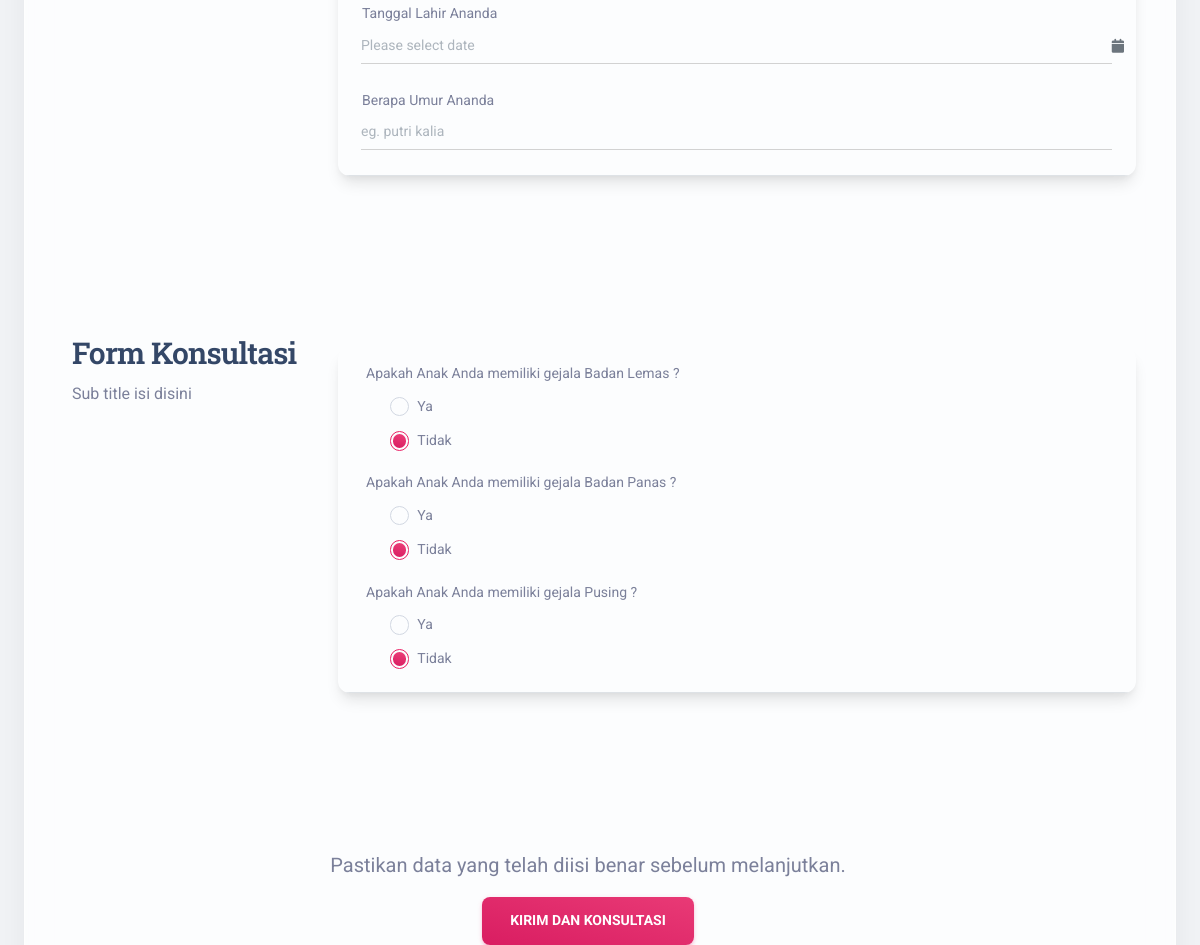
/pages/konsultasi.php (middle part), run on an earlier commit of the app's database.
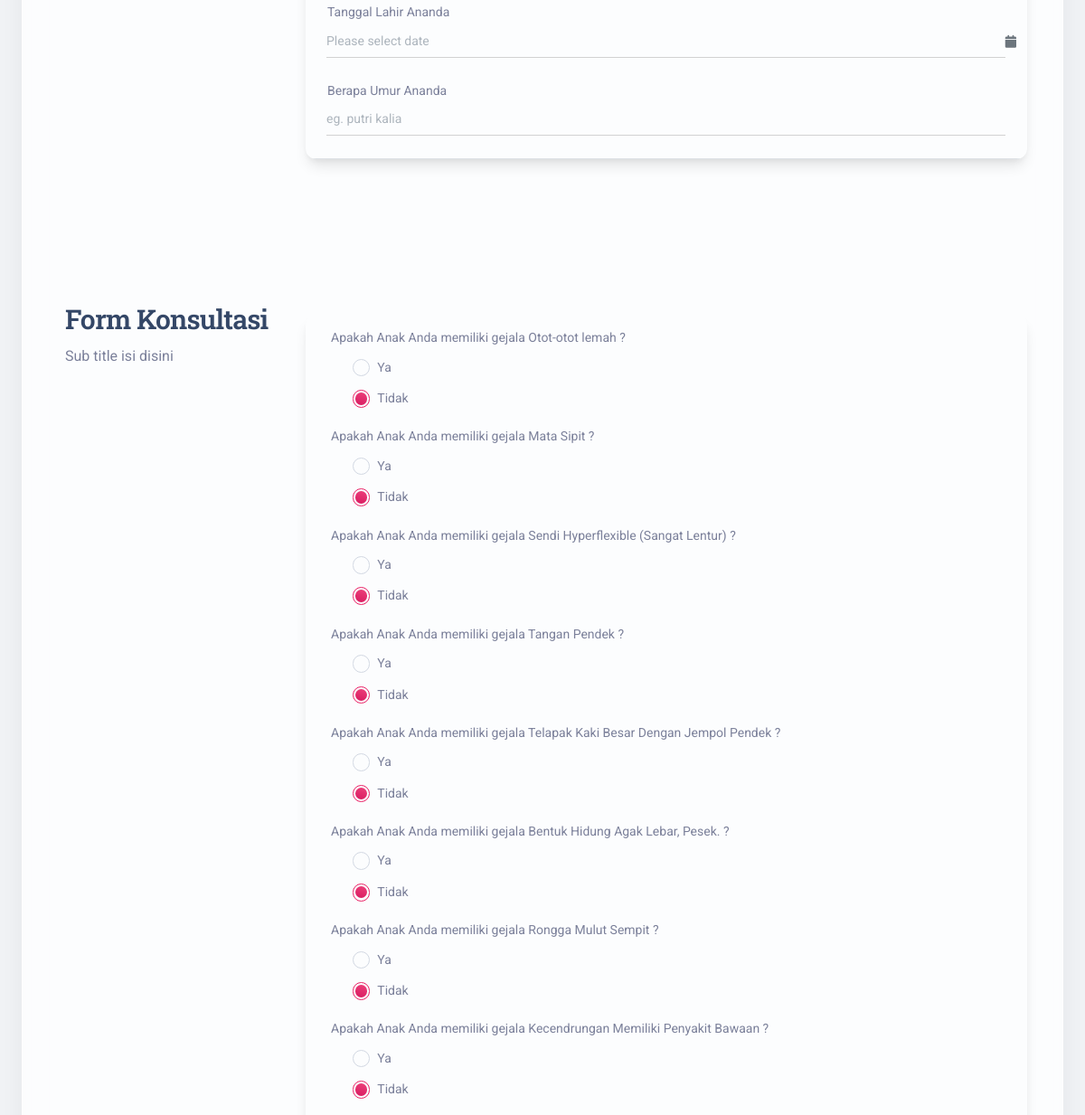
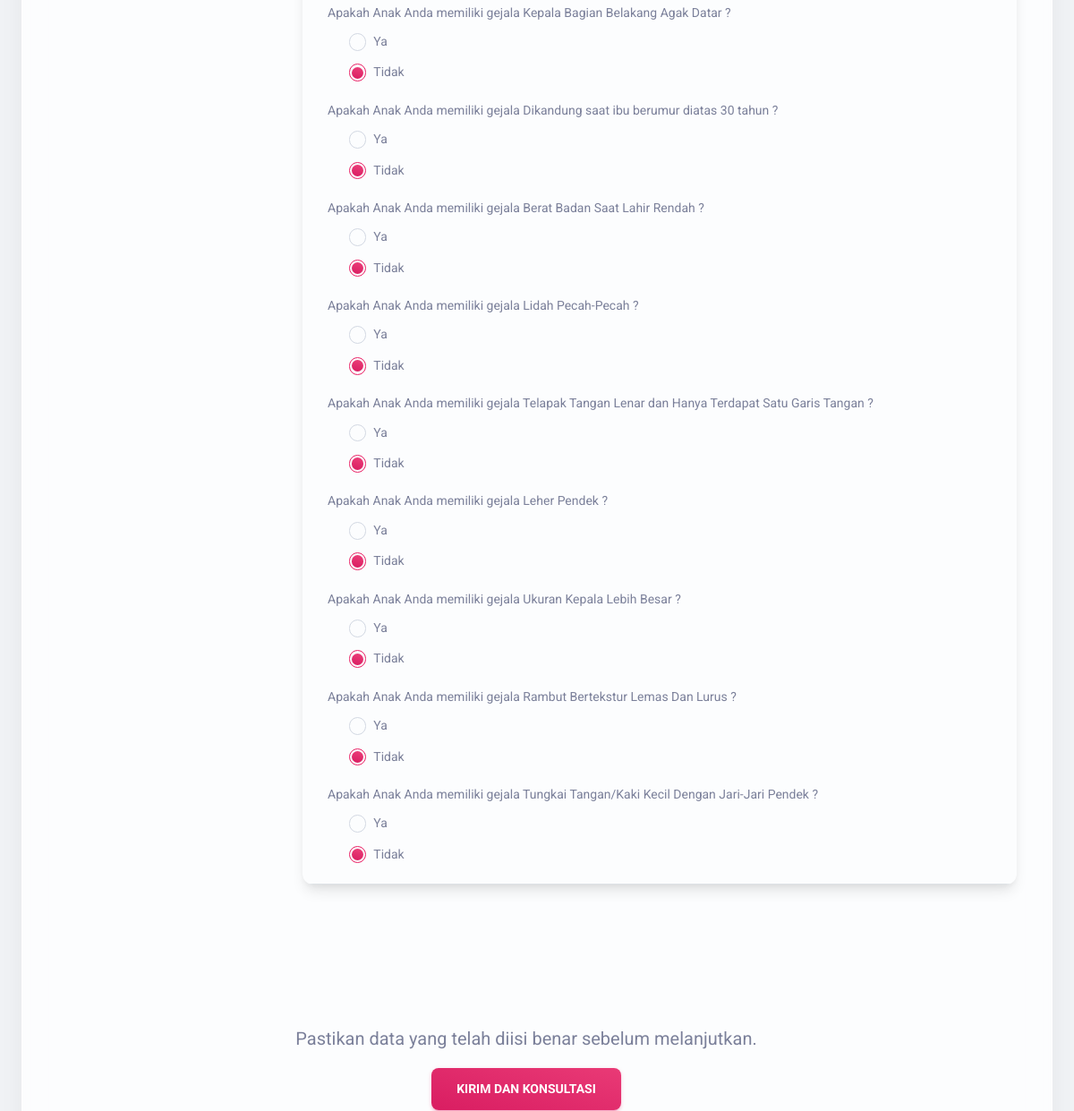
And on a later commit of the database (2 pictures, top to bottom).
### tables this page shows
CREATE TABLE `gejala` (
  `kode_gejala` varchar(50) NOT NULL,
  `nama_gejala` varchar(100) NOT NULL,
  `bobot` float NOT NULL
);

### pages/konsultasi.php (the view, shortened to what this page needs)
<!DOCTYPE html>
<html lang="en" itemscope itemtype="http://schema.org/WebPage">
<head>
  <link href="../assets/css/nucleo-icons.css" rel="stylesheet" />
  <link href="../assets/css/nucleo-svg.css" rel="stylesheet" />
  <link id="pagestyle" href="../assets/css/material-kit.css?v=3.0.4" rel="stylesheet" />
</head>
<body class="index-page bg-gray-200">
  <div class="card card-body blur shadow-blur mx-3 mx-md-4 mt-n6">
    <section class="my-1 py-5">
      <div class="container mt-sm-5 mt-3">
        <div class="row">
          <div class="col-lg-3">
          </div>
          <div class="col-lg-9">
            <div class="row mt-3">
              <div class="col-12">
                <div class="position-relative border-radius-xl overflow-hidden shadow-lg mb-7">
                  <div class="container border-bottom">
                    <div class="row justify-space-between py-3">
                      <div class="col-lg me-auto">
                        <form role="form" id="contact-form " method="post" action="phpproseskonsultasi.php" autocomplete="off">
                          <div class="row py-3">
                            <div class="input-group input-group-static">
                              <label>Tanggal Lahir Ananda</label>
                              <span class="input-group-text"><i class="fas fa-calendar"></i></span>
                              <input class="form-control datepicker" placeholder="Please select date" type="text" name="tanggal_lahir" required>
                            </div>
                          </div>
                          <div class="row text-center py-2 ">
                            <div class="col-lg mx-auto">
                              <div class="input-group input-group-static">
                                <label>Berapa Umur Ananda </label>
                                <input class="form-control" placeholder="eg. putri kalia" type="text" name="umur" required>
                              </div>
                            </div>
                          </div>
                      </div>
                    </div>
                  </div>
                </div>
              </div>
    </section>
    <section class=" py-1">
      <div class="container mt-sm-1 mt-1">
        <div class="row">
          <div class="col-lg-3">
            <div class="position-sticky pb-lg-5 pb-3 mt-lg-0 mt-5 ps-2" style="top: 100px">
              <h3>Form Konsultasi </h3>
              <h6 class="text-secondary font-weight-normal pe-3">Sub title isi disini</h6>
            </div>
          </div>
          <div class="col-lg-9">
            <div class="row mt-3">
              <div class="col-12">
                <div class="position-relative border-radius-xl overflow-hidden shadow-lg mb-7">
                  <div class="container border-bottom">
                    <div class="row justify-space-between py-2">
                      <div class="col-lg me-auto">
                        <?php
                        include 'koneksi.php';
                        $query = mysqli_query($koneksi, "SELECT * FROM gejala") or die(mysqli_error($koneksi));
                        $i = 1;
                        foreach ($query as $data) {
                        ?>
                          <div class="row text-center py-1">
                            <div class="col-lg mx-auto text-start">
                              <label>Apakah Anak Anda memiliki gejala <?php echo $data['nama_gejala'] ?> ?</label>
                              <div class="form-check">
                                <input class="form-check-input" type="radio" name="bayi<?php echo $i ?>" id="bt1" value="<?php echo $data['bobot'] ?>">
                                <label class="form-check-label" for="flexRadioDefault3">
                                  Ya
                                </label>
                              </div>
                              <div class="form-check">
                                <input class="form-check-input" type="radio" name="bayi<?php echo $i ?>" id="bt1" value="0" checked>
                                <label class="form-check-label" for="flexRadioDefault3">
                                  Tidak
                                </label>
                              </div>
                            </div>
                          </div>
                        <?php
                          $i++;
                        }
                        ?>
                      </div>
                    </div>
                  </div>
                </div>
              </div>
    </section>
    <section class="my-1 py-1">
      <div class="container">
        <div class="row">
          <div class="row justify-content-center text-center my-sm-5">
            <div class="col-lg-12">
              <div class="row text-center ">
                <p class="lead">Pastikan data yang telah diisi benar sebelum melanjutkan.</p>
                <div class="col-5 mx-auto">
                  <button type="submit" class="btn bg-gradient-primary btn-lg"> Kirim dan Konsultasi</button>
                </div>
              </div>
            </div>
          </div>
        </div>
      </div>
    </section>
  </div>
</body>
</html>

What changed in the data, as far as the page shows it:
removed gejala: nama_gejala "Badan Lemas"
removed gejala: nama_gejala "Badan Panas"
removed gejala: nama_gejala "Pusing"
added gejala: nama_gejala "Otot-otot lemah"
added gejala: nama_gejala "Mata Sipit"
added gejala: nama_gejala "Sendi Hyperflexible (Sangat Lentur)"
added gejala: nama_gejala "Tangan Pendek"
added gejala: nama_gejala "Telapak Kaki Besar Dengan Jempol Pendek"
added gejala: nama_gejala "Bentuk Hidung Agak Lebar, Pesek."
added gejala: nama_gejala "Rongga Mulut Sempit"
added gejala: nama_gejala "Kecendrungan Memiliki Penyakit Bawaan"
added gejala: nama_gejala "Kepala Bagian Belakang Agak Datar"
added gejala: nama_gejala "Dikandung saat ibu berumur diatas 30 tahun"
added gejala: nama_gejala "Berat Badan Saat Lahir Rendah"
added gejala: nama_gejala "Lidah Pecah-Pecah"
added gejala: nama_gejala "Telapak Tangan Lenar dan Hanya Terdapat Satu Garis Tangan"
added gejala: nama_gejala "Leher Pendek"
added gejala: nama_gejala "Ukuran Kepala Lebih Besar"
added gejala: nama_gejala "Rambut Bertekstur Lemas Dan Lurus"
added gejala: nama_gejala "Tungkai Tangan/Kaki Kecil Dengan Jari-Jari Pendek"
